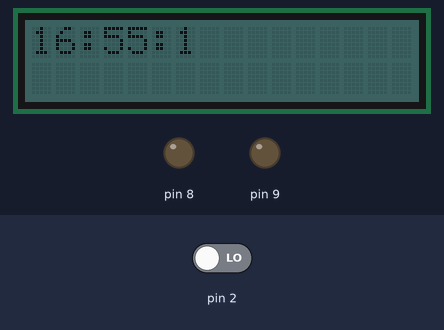
This sketch was run on a simulated Arduino Uno, built with avr-gcc and run on an emulated ATmega328P. On the bench: 16×2 character LCD, output pins drawn as LEDs (lit = HIGH). The test bench sets the inputs (shaded band); at power-on: pin 2 LOW.

Above: at 1.2 s.
2.3 s: pin 2 driven HIGH
At 3.2 s:
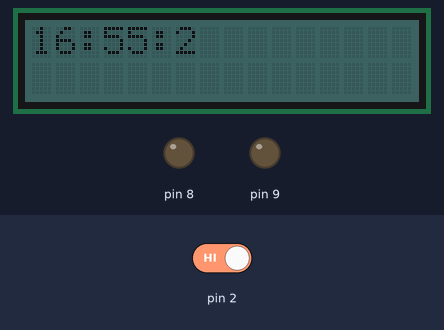
3.8 s: pin 2 driven LOW
At 4.7 s:
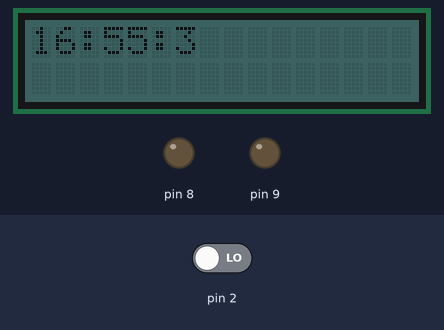
Timing chart, 0 to 6.8 s (numbered marks = the images above; inputs shaded):
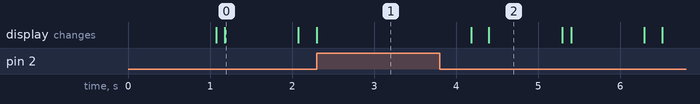

The sketch:

Lab6.ino
```cpp
#include <Wire.h>
#include "rgb_lcd.h"
#include <avr/io.h>
#include <avr/interrupt.h>


rgb_lcd lcd;

const int colorR = 0;
const int colorG = 50;
const int colorB = 50;
int period_counter = 0;
unsigned long current;
int hour=16;
int minute = 55;
int seconds = 0;
void setup() {
 lcd.begin(16, 2);
 Serial.begin(9600);
  lcd.setRGB(colorR, colorG, colorB);
  lcd.print(String(hour)+":"+String(minute)+":"+String(seconds));
  pinMode(8,OUTPUT);
  pinMode(9,OUTPUT);
  pinMode(2,INPUT);
  current = millis();
  delay(1000);

}

void loop() {
  if(millis()-current>2000)
  {

    if(period_counter == 1)
    {

        while(!Serial.available());
        hour = (Serial.readStringUntil('\n').toInt());
        while(hour<0 ||hour >23)
        {
          Serial.println("Invalid hour try again");
          while(!Serial.available());
          hour = (Serial.readStringUntil('\n').toInt());
        }
        digitalWrite(8,HIGH);
        delay(1000);
        digitalWrite(8,LOW);
        Serial.println(hour);
    }
    else if(period_counter ==2)
    {
      while(!Serial.available());
        minute = (Serial.readStringUntil('\n').toInt());
        while(minute<0 ||minute>59)
        {
          Serial.println("Invalid minute try again");
          while(!Serial.available());
          minute = (Serial.readStringUntil('\n').toInt());
        }
        digitalWrite(9,HIGH);
        delay(1000);
        digitalWrite(9,LOW);
        Serial.println(minute);
    }
    current = millis();
    lcd.clear();
    delay(100);
    lcd.print(String(hour)+":"+String(minute)+":"+String(seconds));
    period_counter = 0;
  }
  if(digitalRead(2))
  {
    period_counter++;
    delay(300);
  }
  if((millis()-current)%1000 == 0)
  {
    seconds++;
    if(seconds>59)
    {
      seconds = 0;
      minute +=1;
    }
    if(minute>59)
    {
      minute = 0;
      hour+=1;
    }
    lcd.clear();
    delay(100);
    lcd.print(String(hour)+":"+String(minute)+":"+String(seconds));

  }
}
```

Measured:
- what the display in image 0 shows lasts 0.9 s, from 1.2 s to 2.1 s
